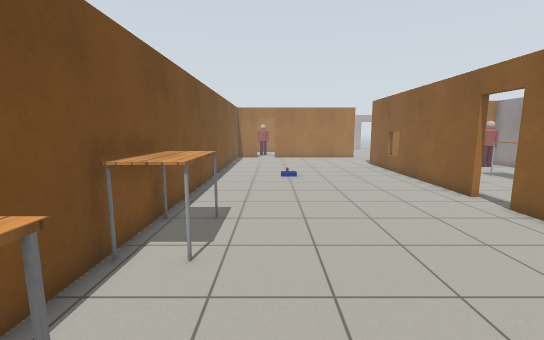
View 1 (above)

22 first-person views from a walk through a Gazebo world. The camera is 1.3 m above the floor, tilts 8° down and sees 90° across. Floor lines are 1 m apart. The floor is counted in squares, 0.5 m on a side. Each view is taken from the middle of a square. On the plan, view 1 faces up. The plan holds only what a view shows up to about 18 squares ahead; the rest is blank. The place goes on beyond the plan. Robots are left out. Simple patterns stand in for the simulator's built-in surfaces. Some stock models are drawn as simple stand-ins.

View 2
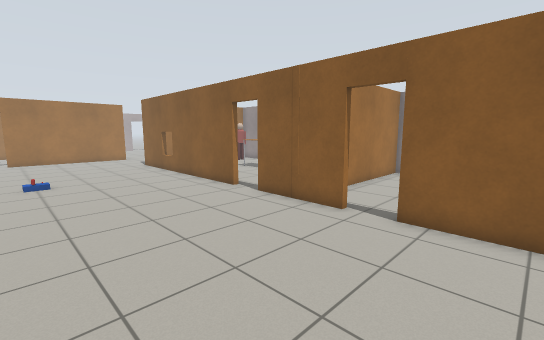

View 3
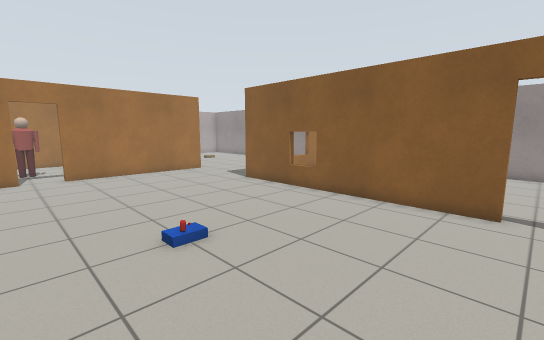

View 4
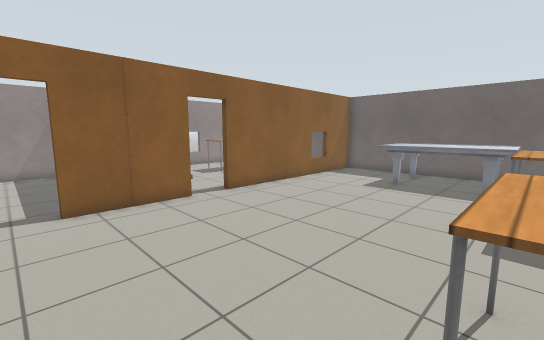

View 5
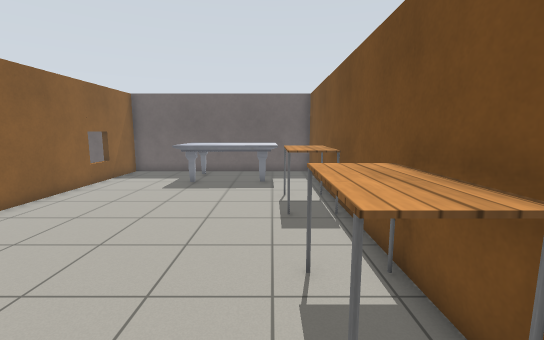

View 6
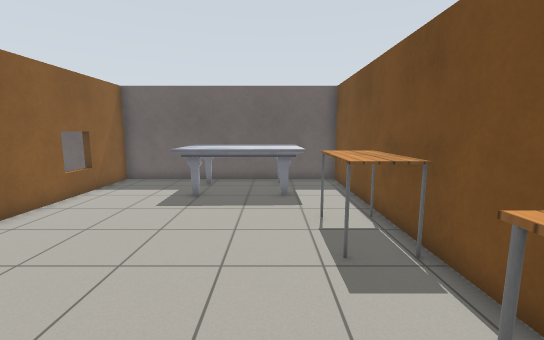

View 7
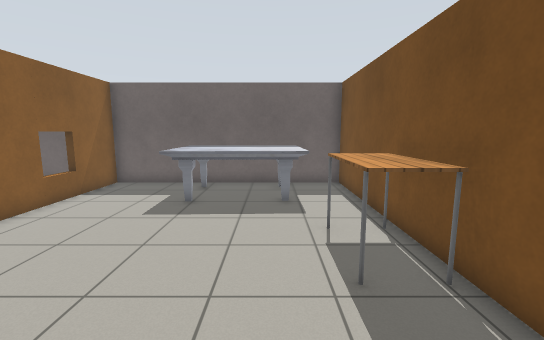

View 8
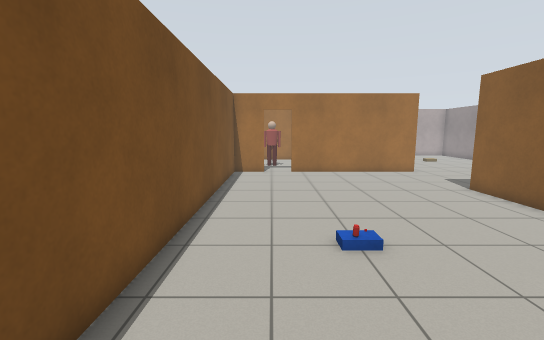

View 9
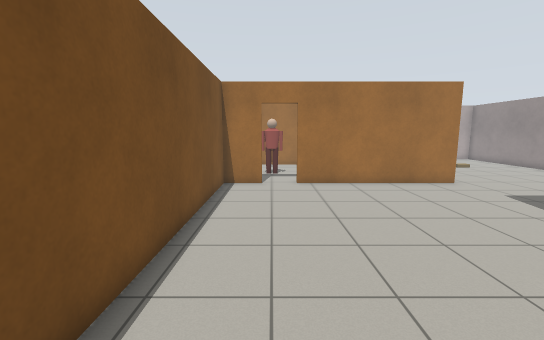

View 10
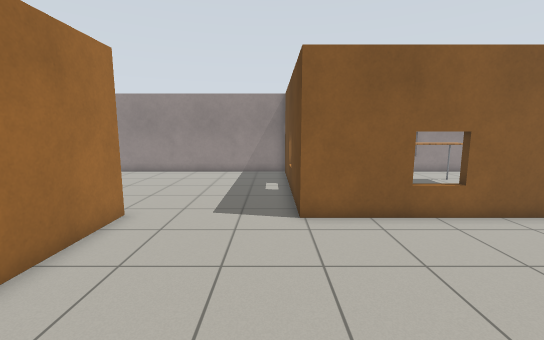

View 11
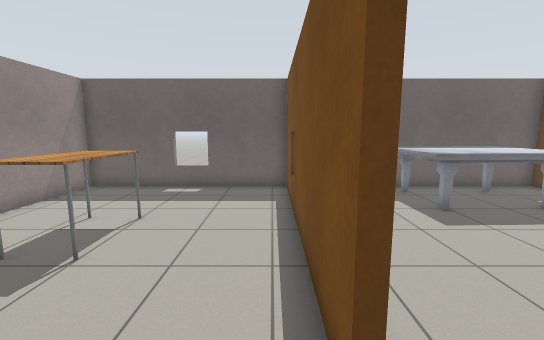

View 12
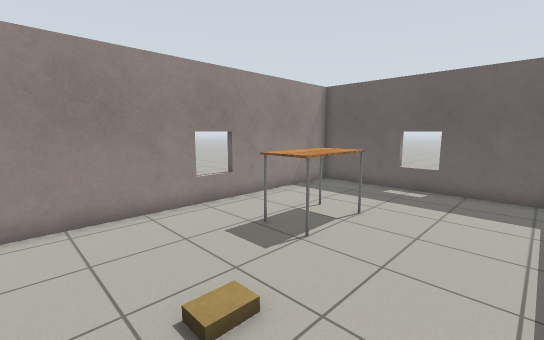

View 13
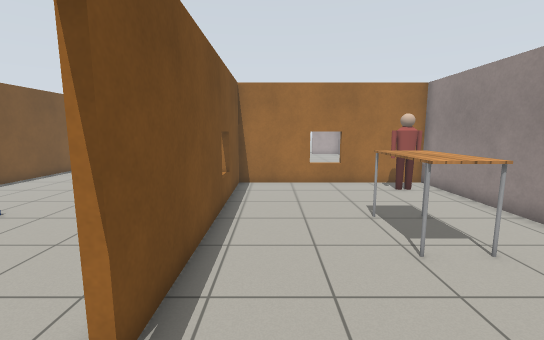

View 14
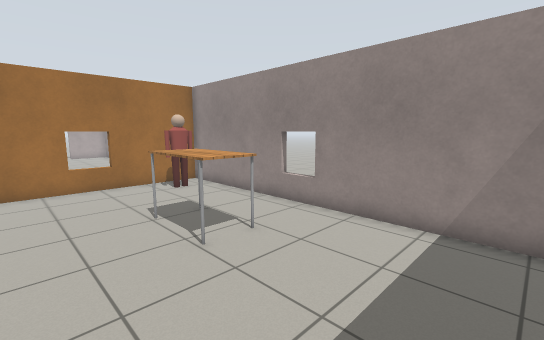

View 15
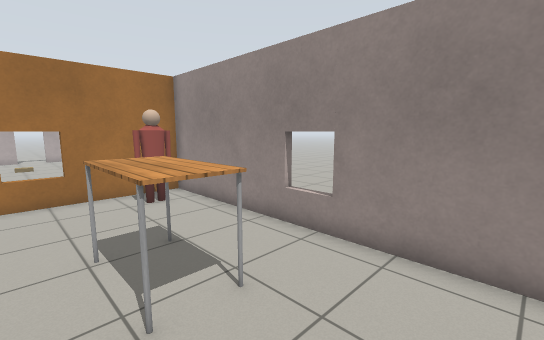

View 16
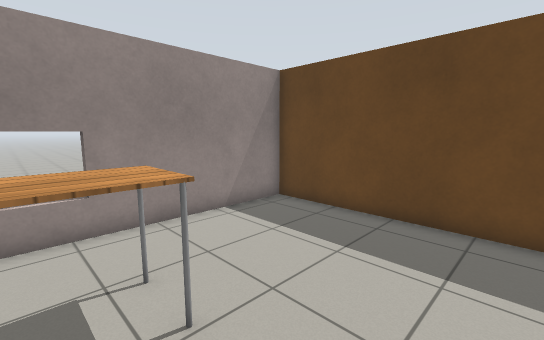

View 17
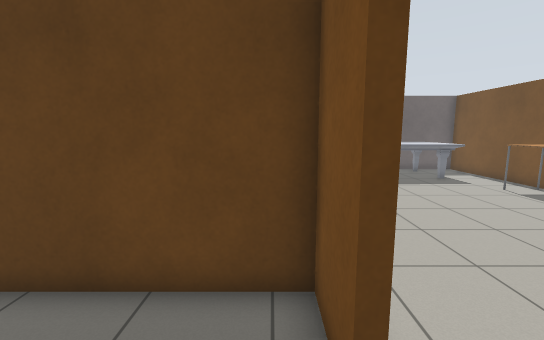

View 18
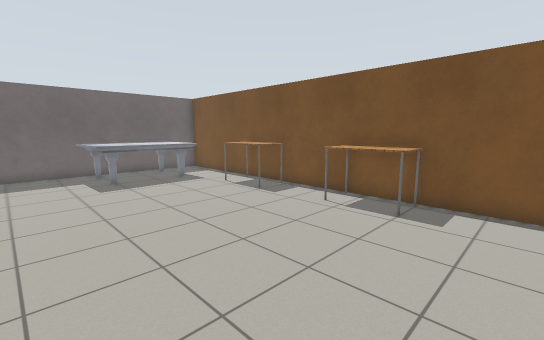

View 19
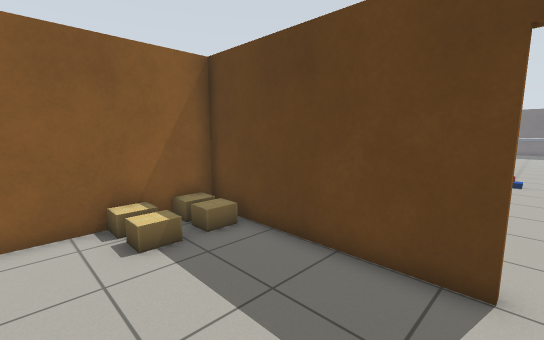

View 20
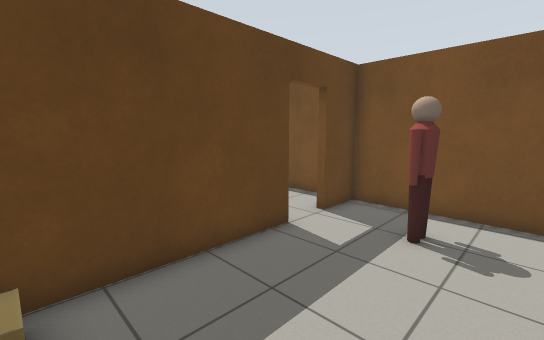

View 21
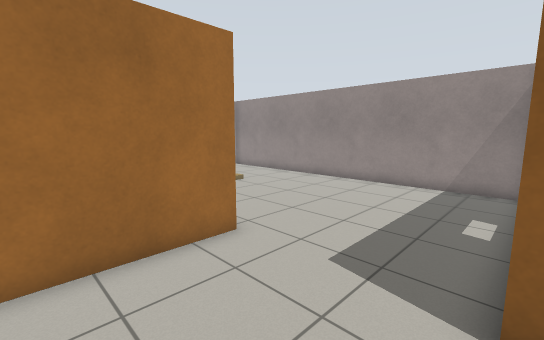

View 22
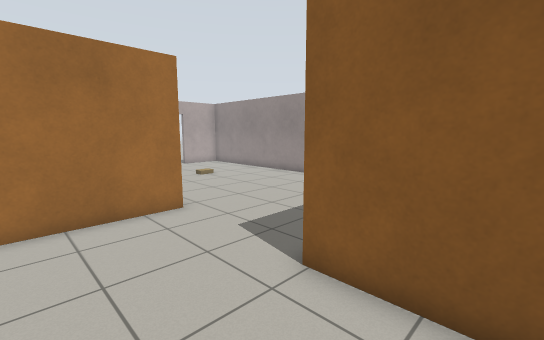

### Floor plan
Ten units are one square. View 1 is at (0, 0); x grows to the right and y downward. Boxes are objects, and circles mark ways between rooms. Rooms are numbered by the first view taken in them; rooms with no view inside come last. Other rooms are left out.
<svg viewBox="-40 -340 222 424">
<path fill="none" stroke="#000" d="M80 -106 80 -221M80 -46 80 -89M-15 -276 -35 -276 -35 79 80 79 80 -28M74 -276 2 -276M83 -28 83 79 177 79 177 -66 118 -66M83 -89 83 -69 177 -69 177 -218 83 -218 83 -106M84 -276 74 -276M80 -221 177 -221 177 -335M2 -280 80 -280 80 -332M-35 -332 -35 -280 -15 -280"/>
<rect x="-35" y="-25" width="30" height="40" fill="#bbb"><title>table</title></rect>
<rect x="-35" y="-85" width="20" height="40" fill="#bbb"><title>table</title></rect>
<rect x="-15" y="25" width="60" height="50" fill="#bbb"><title>marble table</title></rect>
<rect x="5" y="-155" width="10" height="10" fill="#bbb"><title>blue box</title></rect>
<rect x="5" y="-165" width="10" height="10" fill="#bbb"><title>other object</title></rect>
<rect x="115" y="-35" width="10" height="10" fill="#bbb"><title>brown box</title></rect>
<rect x="125" y="-5" width="30" height="40" fill="#bbb"><title>table</title></rect>
<rect x="125" y="-165" width="30" height="40" fill="#bbb"><title>table</title></rect>
<rect x="145" y="-205" width="30" height="10" fill="#bbb"><title>person</title></rect>
<rect x="-25" y="-315" width="30" height="10" fill="#bbb"><title>person</title></rect>
<rect x="55" y="-295" width="20" height="10" fill="#bbb"><title>cardboard box</title></rect>
<rect x="55" y="-315" width="10" height="20" fill="#bbb"><title>cardboard box</title></rect>
<rect x="65" y="-315" width="20" height="20" fill="#bbb"><title>cardboard box</title></rect>
<rect x="75" y="-295" width="10" height="10" fill="#bbb"><title>cardboard box</title></rect>
<circle cx="80" cy="-35" r="3" fill="#2a7"/>
<circle cx="80" cy="-95" r="3" fill="#2a7"/>
<circle cx="-5" cy="-280" r="3" fill="#2a7"/>
<circle cx="80" cy="-250" r="3" fill="#2a7"/>
<text x="20" y="-100">1</text>
<text x="130" y="0">2</text>
<text x="130" y="-150">3</text>
<text x="90" y="-290">4</text>
</svg>
Room 1 opens to room 2. Room 1 opens to room 3. Room 1 opens to room 4.

Where each view was taken, in squares from view 1:
view 1: 0 up, 0 right, facing up
view 2: 0 up, 0 right, facing up-right
view 3: 10 up, 2 left, facing up-right
view 4: 10 up, 2 left, facing down-right
view 5: 10 up, 1 left, facing down
view 6: 7 up, 0 right, facing down
view 7: 6 up, 0 right, facing down
view 8: 10 up, 1 left, facing up
view 9: 14 up, 1 left, facing up
view 10: 23 up, 0 right, facing right
view 11: 5 up, 9 right, facing down
view 12: 5 up, 9 right, facing down-right
view 13: 8 up, 10 right, facing up
view 14: 8 up, 10 right, facing up-right
view 15: 10 up, 12 right, facing up-right
view 16: 15 up, 10 right, facing down-right
view 17: 11 up, 9 right, facing down
view 18: 11 up, 7 right, facing down-left
view 19: 33 up, 0 right, facing down-right
view 20: 33 up, 6 right, facing down-left
view 21: 22 up, 4 right, facing up-right
view 22: 19 up, 4 right, facing up-right
